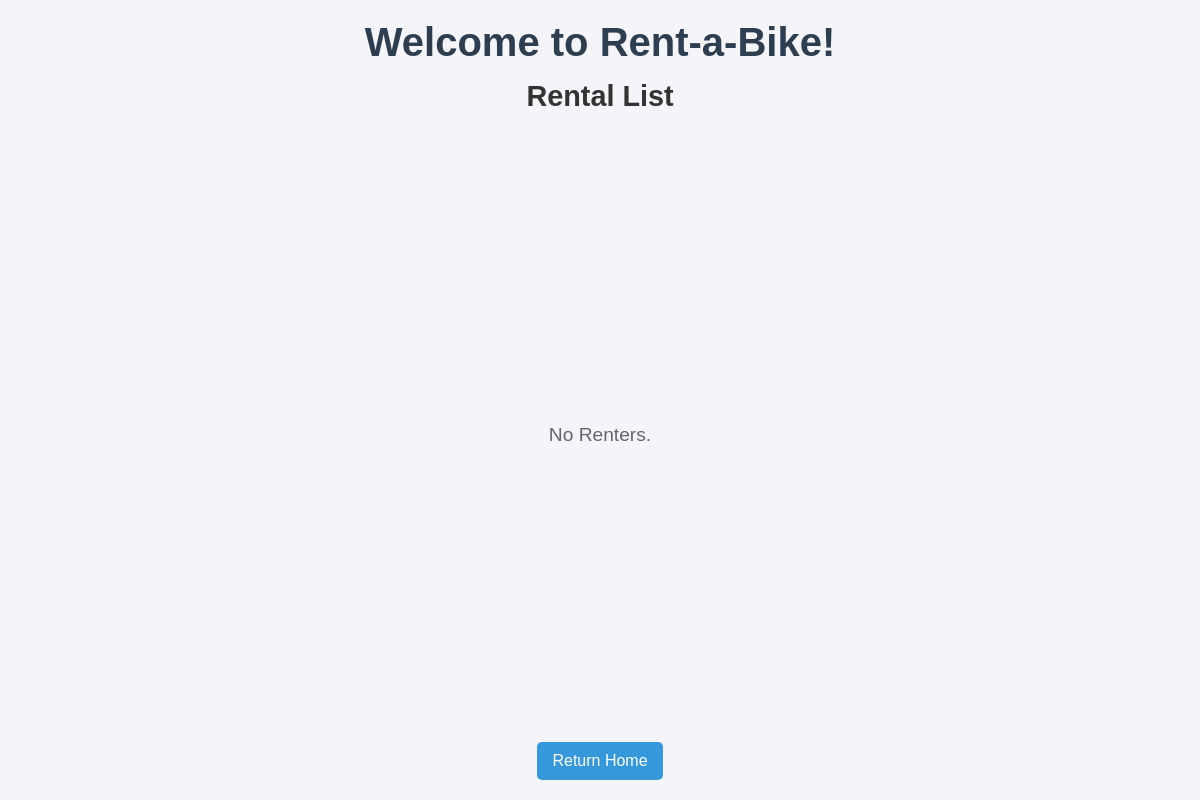
The app's page /rentalList, older data.
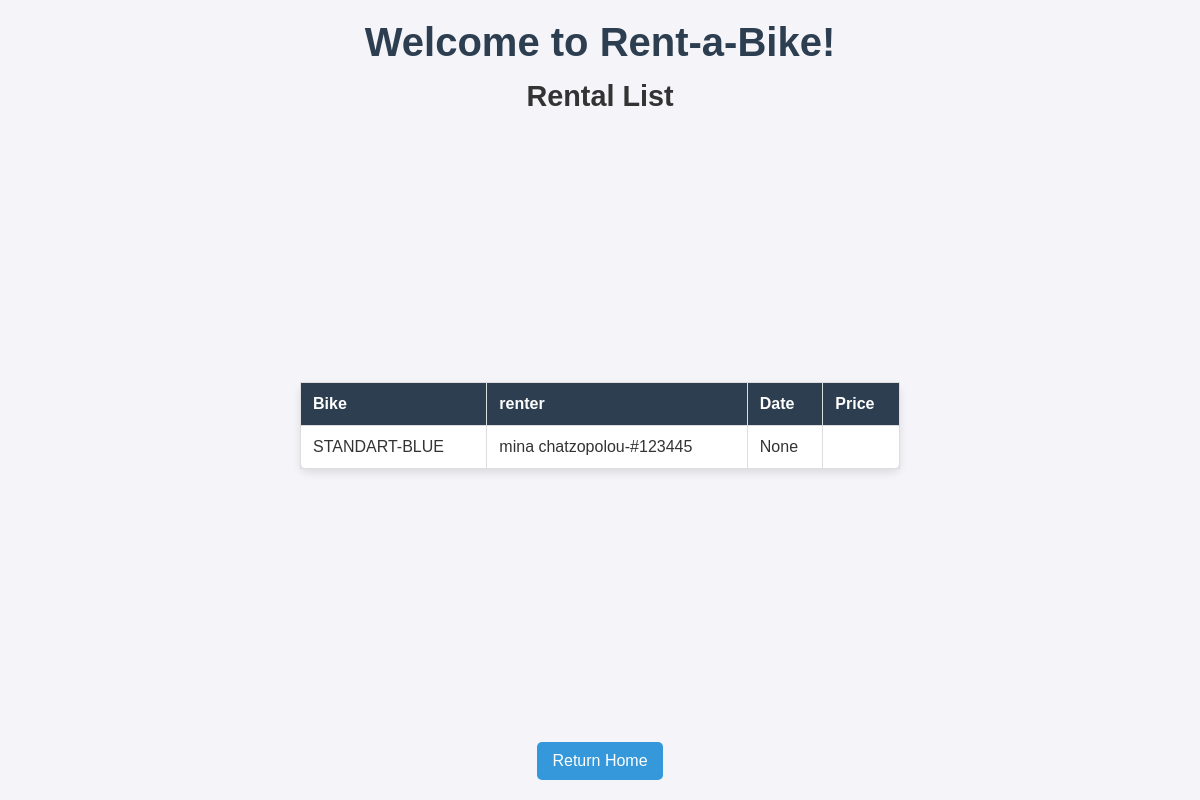
The same page, newer data.
### BikeRentalApp/models.py (models this page shows, shortened)
class Rental(models.Model):
  bike = models.ForeignKey(Bike, on_delete=models.CASCADE)
  renter = models.ForeignKey(Renter, on_delete=models.CASCADE)
  date = models.DateField(default=datetime.date.today)
  price = models.FloatField(default=0.0)

class Bike(models.Model):
  STANDARD = "ST"
  TANDEM = "TA"
  ELECTRIC = "EL"
  BIKE_TYPE_CHOICES = [
    (STANDARD, "Standard"),
    (TANDEM, "Tandem"),
    (ELECTRIC, "Electric"),
  ]
  bike_type = models.CharField(max_length=20,choices=BIKE_TYPE_CHOICES,default=STANDARD)
  color= models.CharField(max_length=10,default="")
  def __str__(self):
    return self.bike_type + "-" + self.color

class Renter(models.Model):
  first_name = models.CharField(max_length=30)
  last_name = models.CharField(max_length=30)
  phone = models.CharField(max_length=15)
  vip_num = models.IntegerField(default="0")
  def __str__(self):
    return self.first_name + " " + self.last_name + "-" + "#" + str(self.phone)

### BikeRentalApp/views.py (the view)
# urls.py: path("rentalList", views.rentalList.as_view(), name="rentallist")
class rentalList(ListView):
   model = Rental
   template_name = 'BikeRentalApp/rentallist.html'

### BikeRentalApp/templates/BikeRentalApp/rentallist.html (shortened to what this page needs)
<!DOCTYPE html>
<html lang="en">
<head>
  {% load static %}
  {% block head %}
    <link rel="stylesheet" href="{% static 'BikeRentalApp/style.css' %}">
  {% endblock %}
</head>
<body>
  <h1>Welcome to Rent-a-Bike!</h1>
  <h2>Rental List</h2>
  <div class="content">
    {% block content %}
      {% if rental_list %}
        <table>
          <thead>
            <tr>
              <th>Bike</th>
              <th>renter</th>
              <th>Date</th>
              <th>Price</th>
            </tr>
          </thead>
          <tbody>
            {% for rental in rental_list %}
              <tr>
                <td>{{ rental.bike }}</td>
                <td>{{ rental.renter}}</td>
                <td>{{ rental.date }}</td>
                <td>{{ renter.price}}</td>
              </tr>
            {% endfor %}
          </tbody>
        </table>
      {% else %}
        <p>No Renters.</p>
      {% endif %}
    {% endblock %}
  </div>
<footer>
  <a href="{% url 'home' %}">Return Home</a>
</footer>
</body>
</html>

Row changes from the older to the newer data that the page shows:
added Rental: bike "STANDART-BLUE", renter "mina chatzopolou-#123445", date "None"
Text that changed along with them:
text no longer shown: "No Renters."
text now shown: "Bike renter Date Price"
